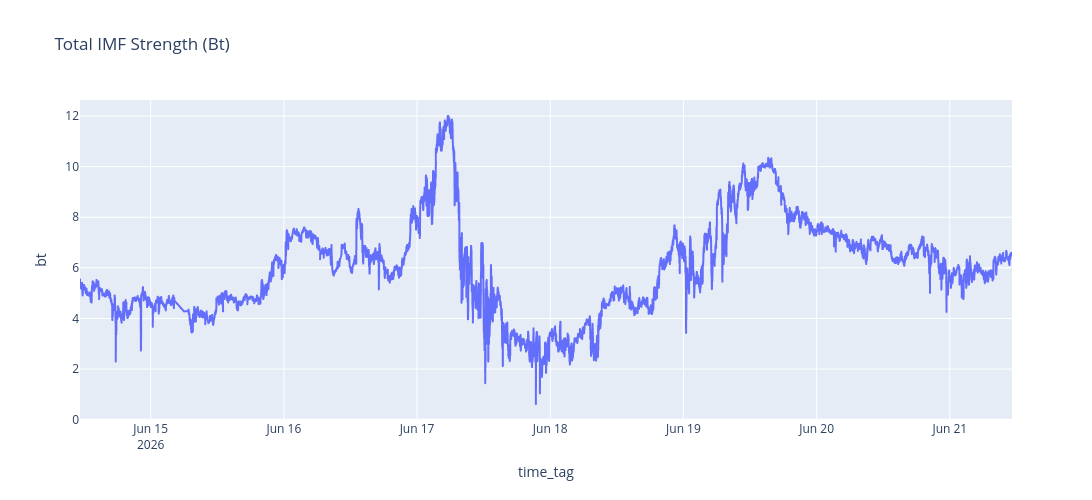

The notebook cell saved with this chart:
### Code cell
fig = px.line(
    df,
    x="time_tag",
    y="bt",
    title="Total IMF Strength (Bt)"
)

fig.update_layout(
    width=1200,
    height=500
)

fig

### Figure 1 — Plotly figure (JSON) as saved in the notebook; plotly's stock layout.template omitted (floating-point values rounded to 4 significant figures; data arrays with more than 128 entries replaced by an {"elided": "..."} marker saying what was removed)
{"data": [{"hovertemplate": "time_tag=%{x}<br>bt=%{y}<extra></extra>", "legendgroup": "", "line": {"color": "#636efa", "dash": "solid"}, "marker": {"symbol": "circle"}, "mode": "lines", "name": "", "showlegend": false, "type": "scattergl", "x": {"elided": "9818 str values"}, "xaxis": "x", "y": {"elided": "9818 float values"}, "yaxis": "y"}], "layout": {"height": 500, "legend": {"tracegroupgap": 0}, "title": {"text": "Total IMF Strength (Bt)"}, "width": 1200, "xaxis": {"anchor": "y", "domain": [0, 1], "title": {"text": "time_tag"}}, "yaxis": {"anchor": "x", "domain": [0, 1], "title": {"text": "bt"}}}}
